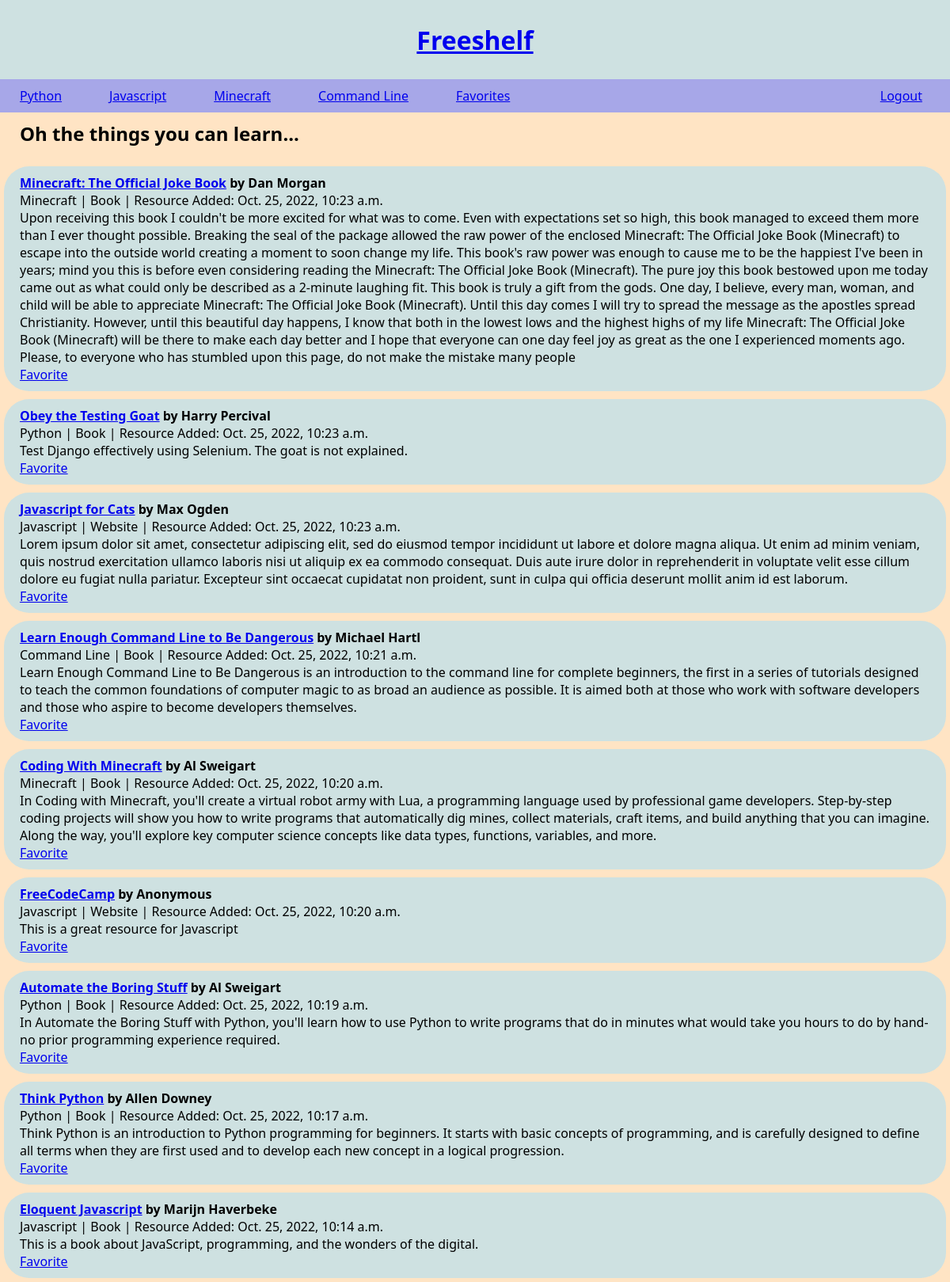
/ (signed in), run on the app's committed database.
### freeshelf/models.py (models this page shows, shortened)
class Topic(models.Model):
    title = models.CharField(max_length=100)
    slug = models.SlugField(null=True)
    def __str__(self):
        return f"{self.title}"

class Resource(models.Model):
    title = models.CharField(max_length=200)
    author = models.CharField(max_length=200, default='Anonymous')
    topic = models.ForeignKey('Topic', on_delete=models.CASCADE, blank=True, null=True, related_name='resources')
    mediatype = models.ForeignKey('Mediatype', on_delete=models.CASCADE, blank=True, null=True)
    user = models.ForeignKey('User', on_delete=models.CASCADE, blank=True, null=True)
    description = models.TextField(max_length=1300)
    url = models.CharField(max_length=200)
    created_at = models.DateTimeField(auto_now_add=True)
    updated_at = models.DateTimeField(auto_now=True)

class Mediatype(models.Model):
    mediatype = models.CharField(max_length=50)
    def __str__(self):
        return f"{self.mediatype}"

### freeshelf/views.py (the view)
# urls.py: path('', views.index, name='home'),
@login_required
def index(request):
    resources = Resource.objects.all().order_by('-created_at')
    topics = Topic.objects.all()
    return render(request, 'freeshelf/index.html',{'resources':resources,'topics':topics})

### templates/freeshelf/index.html
{% extends 'base.html' %}
{% block content %}
<header>
    <div class="linkcont">
            {% for topic in topics %}
                <p class="links"><a href="{% url 'topic_detail' slug=topic.slug %}">{{ topic }}</a></p>
            {% endfor %}
            <p class="links"><a href="{% url 'favorite_page' %}">Favorites</a></p>
    </div>
    <p class="links"><a href="{% url 'logout' %}">Logout</a></p>
</header>
<h2>Oh the things you can learn... </h2>
<div class="container">
    {% for resource in resources %}
        <div class="resource">
            <h4><a href="{{ resource.url }}">{{ resource.title }}</a> by  {{ resource.author}}</h4>
            <p>{{ resource.topic }} | {{ resource.mediatype }} | Resource Added: {{ resource.created_at }}</p>
            <p>{{ resource.description }}</p>
            <div>
                <a href="{% url 'favorite' res_pk=resource.pk %}">Favorite</a>
            </div>
        </div>
    {% endfor %}
</div>
{% endblock %}

### static/css/style.css (style rules this page uses)
* { margin: 0px; }
.container { display:flex; flex-flow: column; margin-top: 10px }
.resource { display:flex; background-color: rgb(206, 225, 225); flex-flow: column; margin: 5px; border-radius: 2em; padding: 10px 20px 10px 20px; }
header { display:flex; flex-flow: row; justify-content: space-between; background-color: rgb(167, 167, 232); }
.linkcont { display:flex; }
.links { display:flex; flex-flow: row; margin-right: 10px; padding: 10px 25px; }
h2 { padding: 10px 25px; }
body { background-color: bisque; font-family: 'Segoe UI', Tahoma, Geneva, Verdana, sans-serif; margin:0px; }

### data on the page
Topic: title "Python"
Topic: title "Javascript"
Topic: title "Minecraft"
Topic: title "Command Line"
Resource: title "Minecraft: The Official Joke Book", author "Dan Morgan", topic "Minecraft", mediatype "Book", created_at "Oct. 25, 2022, 10:23 a.m.", description "Upon receiving this book I couldn't be more excited for what was to come. Even with expectations set so high, this book managed to exceed them more than I ever thought possible. Breaking the seal of the package allowed the raw power of the enclosed Minecraft: The Official Joke Book (Minecraft) to escape into the outside world creating a moment to soon change my life. This book's raw power was enough to cause me to be the happiest I've been in years; mind you this is before even considering reading the Minecraft: The Official Joke Book (Minecraft). The pure joy this book bestowed upon me today came out as what could only be described as a 2-minute laughing fit. This book is truly a gift from…"
Resource: title "Obey the Testing Goat", author "Harry Percival", topic "Python", mediatype "Book", created_at "Oct. 25, 2022, 10:23 a.m.", description "Test Django effectively using Selenium. The goat is not explained."
Resource: title "Javascript for Cats", author "Max Ogden", topic "Javascript", mediatype "Website", created_at "Oct. 25, 2022, 10:23 a.m.", description "Lorem ipsum dolor sit amet, consectetur adipiscing elit, sed do eiusmod tempor incididunt ut labore et dolore magna aliqua. Ut enim ad minim veniam, quis nostrud exercitation ullamco laboris nisi ut aliquip ex ea commodo consequat. Duis aute irure dolor in reprehenderit in voluptate velit esse cillum dolore eu fugiat nulla pariatur. Excepteur sint occaecat cupidatat non proident, sunt in culpa qui officia deserunt mollit anim id est laborum."
Resource: title "Learn Enough Command Line to Be Dangerous", author "Michael Hartl", topic "Command Line", mediatype "Book", created_at "Oct. 25, 2022, 10:21 a.m.", description "Learn Enough Command Line to Be Dangerous is an introduction to the command line for complete beginners, the first in a series of tutorials designed to teach the common foundations of computer magic to as broad an audience as possible. It is aimed both at those who work with software developers and those who aspire to become developers themselves."
Resource: title "Coding With Minecraft", author "Al Sweigart", topic "Minecraft", mediatype "Book", created_at "Oct. 25, 2022, 10:20 a.m.", description "In Coding with Minecraft, you'll create a virtual robot army with Lua, a programming language used by professional game developers. Step-by-step coding projects will show you how to write programs that automatically dig mines, collect materials, craft items, and build anything that you can imagine. Along the way, you'll explore key computer science concepts like data types, functions, variables, and more."
Resource: title "FreeCodeCamp", author "Anonymous", topic "Javascript", mediatype "Website", created_at "Oct. 25, 2022, 10:20 a.m.", description "This is a great resource for Javascript"
Resource: title "Automate the Boring Stuff", author "Al Sweigart", topic "Python", mediatype "Book", created_at "Oct. 25, 2022, 10:19 a.m.", description "In Automate the Boring Stuff with Python, you'll learn how to use Python to write programs that do in minutes what would take you hours to do by hand-no prior programming experience required."
Resource: title "Think Python", author "Allen Downey", topic "Python", mediatype "Book", created_at "Oct. 25, 2022, 10:17 a.m.", description "Think Python is an introduction to Python programming for beginners. It starts with basic concepts of programming, and is carefully designed to define all terms when they are first used and to develop each new concept in a logical progression."
Resource: title "Eloquent Javascript", author "Marijn Haverbeke", topic "Javascript", mediatype "Book", created_at "Oct. 25, 2022, 10:14 a.m.", description "This is a book about JavaScript, programming, and the wonders of the digital."
